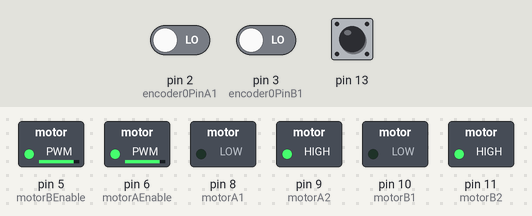
Bench run of a sketch on a simulated Arduino Uno, built with avr-gcc and run on an emulated ATmega328P. Shown: switched loads named in the sketch (green lamp = pin HIGH). The inputs (shaded band) are chosen by the test bench; at power-on: pin 2 (encoder0PinA1) LOW, pin 3 (encoder0PinB1) LOW, pin 13 HIGH. The ROS host is connected and sends only what is stated.

Above: at 0.1 s.
Timing chart, 0 to 1.6 s (numbered marks = the images above):
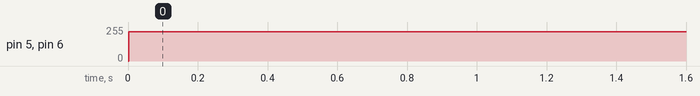

Measured:
- by itself, pin 5 (motorBEnable), pin 6 (motorAEnable): 0/255 → 220/255 at 0.00 s

The sketch:

motor_control.ino
```cpp
#include <PID_v1.h>
#include <ros.h>
#include <std_msgs/Int32MultiArray.h>
#include <std_msgs/Float32.h>

ros::NodeHandle nh;

int right_speed = 100;
int left_speed = 100;

void messageCb(const std_msgs::Int32MultiArray& received_msg) {
  right_speed = received_msg.data[0];
  left_speed = received_msg.data[1];
}

ros::Subscriber<std_msgs::Int32MultiArray> sub("to_arduino", messageCb);

std_msgs::Float32 count0r_msg;
ros::Publisher finded_door_pub("finded_door", &count0r_msg);

// Define motor driver pins //L
// Motor A
const int motorA1 = 8;  // Connect to the IN1 pin on L298
const int motorA2 = 9;  // Connect to the IN2 pin on L298
const int motorAEnable = 6; // Connect to the ENA pin on L298
const byte encoder0PinA1 = 2; //A Pin -> interrupt pin 0
const byte encoder0PinA2 = 4; //B Pin -> digital pin 4
byte encoder0pinALast;
double durationA=0, rpmA;
boolean DirectionA;
double val_outputA = 0;
double SetpointA = 0;
double Kp_A = 3, Ki_A = 0.1, Kd_A = 0;
PID APID(&rpmA, &val_outputA, &SetpointA, Kp_A, Ki_A, Kd_A, DIRECT);

// Motor B    //R
const int motorB1 = 10;   // Connect to the IN3 pin on L298
const int motorB2 = 11;   // Connect to the IN4 pin on L298
const int motorBEnable = 5; // Connect to the ENB pin on L298
const byte encoder0PinB1 = 3; //A Pin -> interrupt pin 1
const byte encoder0PinB2 = 12;  //B Pin -> digital pin 12
byte encoder0pinBLast;
double durationB=0, rpmB;
boolean DirectionB;
double val_outputB = 0;
double SetpointB = 0;
double Kp_B = 3, Ki_B = 0.1, Kd_B = 0;
PID BPID(&rpmB, &val_outputB, &SetpointB, Kp_B, Ki_B, Kd_B, DIRECT);


void motor_setup() {
  pinMode(motorA1, OUTPUT);
  pinMode(motorA2, OUTPUT);
  pinMode(motorAEnable, OUTPUT);

  pinMode(motorB1, OUTPUT);
  pinMode(motorB2, OUTPUT);
  pinMode(motorBEnable, OUTPUT);
}

void EncoderInit(){
  DirectionA = true; //default -> forward
  pinMode(encoder0PinA2 ,INPUT);
  attachInterrupt(0, WheelSpeed_A, CHANGE);

  DirectionB = true; //default -> forward
  pinMode(encoder0PinB2 ,INPUT);
  attachInterrupt(1, WheelSpeed_B, CHANGE);
}

void WheelSpeed_A(){
  int Lstate = digitalRead(encoder0PinA1);
  if((encoder0pinALast == LOW) && Lstate == HIGH){
    int valA = digitalRead(encoder0PinA2);
    if(valA == LOW && DirectionA){
      DirectionA = false;
    }
    else if(valA == HIGH && !DirectionA){
      DirectionA = true;
    }
  }
  encoder0pinALast = Lstate;

  if(!DirectionA)  durationA++;
  else durationA--;
}

void WheelSpeed_B(){
  int Rstate = digitalRead(encoder0PinB1);
  if((encoder0pinBLast == LOW) && Rstate == HIGH){
    int valB = digitalRead(encoder0PinB2);
    if(valB == LOW && DirectionB){
      DirectionB = false;

    }
    else if(valB == HIGH && !DirectionB){
      DirectionB = true;
    }
  }
  encoder0pinBLast = Rstate;

  if(!DirectionB)  durationB++;
  else durationB--;
}

void controlMotor(int pwm, int enPin, int in1Pin, int in2Pin) {
    if (pwm >= 0) {
        analogWrite(enPin, pwm);
        digitalWrite(in1Pin, LOW);
        digitalWrite(in2Pin, HIGH);
    } else if (pwm < 0) {
        analogWrite(enPin, abs(pwm));
        digitalWrite(in1Pin, HIGH);
        digitalWrite(in2Pin, LOW);
    }
}

void motorA(int pwmA) {
    controlMotor(pwmA, motorAEnable, motorA1, motorA2);
}

void motorB(int pwmB) {
    controlMotor(pwmB, motorBEnable, motorB1, motorB2);
}


void setup() {
  //Serial.begin(91600);
  nh.getHardware()->setBaud(57600);
  nh.initNode();
  nh.subscribe(sub);
  nh.advertise(finded_door_pub);
  motor_setup();
  APID.SetMode(AUTOMATIC);
  APID.SetSampleTime(100);
  APID.SetOutputLimits(0, 220);
  BPID.SetMode(AUTOMATIC);
  BPID.SetSampleTime(100);
  BPID.SetOutputLimits(0, 220);
  EncoderInit();
  motorA(left_speed);
  motorB(right_speed);
}

float count0ratio(){
  int count0 = 0;
  int count1 = 0;
  for(int i = 0; i < 100; i++){
    if(digitalRead(13) == 0) count0++;
    else count1++;
  }
  return (float)(count0)/(float)(count0+count1);
}


void loop() {
  nh.spinOnce();

  count0r_msg.data = count0ratio();

  if(val_outputA * left_speed < 0 || val_outputB * right_speed < 0){
    motorA(left_speed/abs(left_speed));
    motorB(right_speed/abs(right_speed));
    delay(500);
    durationA = 0;
    durationB = 0;
    delay(100);
  }

  SetpointA = abs(left_speed);
  SetpointB = abs(right_speed);

  //Serial.print(SetpointA);
  //Serial.print(" ");
  //Serial.print(SetpointB);
  //Serial.print(" ");

  //motorA(left_speed);
  rpmA = abs(durationA)/2;
  //Serial.print(rpmA);
  //Serial.print(" ");
  APID.Compute();
  durationA = 0;

  //motorB(right_speed);
  rpmB = abs(durationB)/2;
  //Serial.println(rpmB);

  BPID.Compute();
  durationB = 0;
  if(left_speed < 0) val_outputA = -val_outputA;
  if(right_speed < 0) val_outputB = -val_outputB;
  motorA(val_outputA);
  motorB(val_outputB);

  delay(100);
}
```
